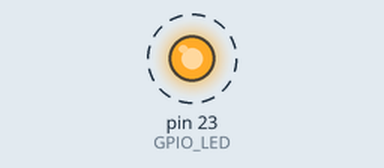
This sketch was run on a simulated Arduino Mega 2560, built with avr-gcc and run on an emulated ATmega2560. On the bench: output pins drawn as LEDs (lit = HIGH). Dashed ring = blinking. What the sketch prints to the serial monitor is not drawn.

Above: at 0.5 s.
Timing chart, 0 to 4.6 s (numbered marks = the images above):
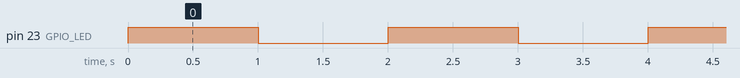

The sketch:

blink_led.ino
```cpp
/* Programa: pisca-led da placa lorawan
 * Descrição: pisca o led da placa lorawan (1 segundo on, 1 segundo off)
 * Autor: Pedro Bertoleti
 */
#define GPIO_LED   23

void setup()
{
    pinMode(GPIO_LED, OUTPUT);
    Serial.begin(115200);
}

void loop()
{
    Serial.println("Led aceso");
    digitalWrite(GPIO_LED, HIGH);
    delay(1000);

    Serial.println("Led apagado");
    digitalWrite(GPIO_LED, LOW);
    delay(1000);
}
```

Measured:
- by itself, pin 23 (GPIO_LED): alternates HIGH for 1.0 s and LOW for 1.0 s
